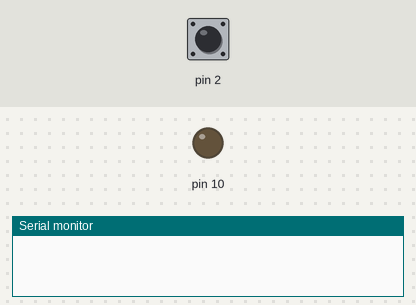
A sketch run on a simulated Arduino Uno, built with avr-gcc and run on an emulated ATmega328P. Parts: output pins drawn as LEDs (lit = HIGH), the last lines printed to the serial monitor. The test bench sets the inputs (shaded band); at power-on: pin 2 HIGH.

Above: at 1.2 s.
1.3 s: pin 2 driven LOW
At 2.3 s:
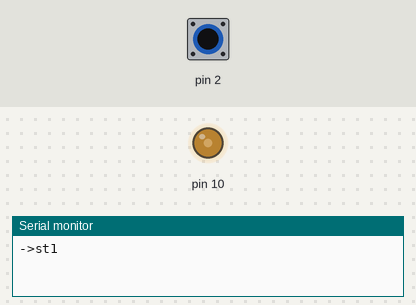
2.8 s: pin 2 pulsed HIGH 2 times (0.12 s each, 0.3 s apart)
At 5.0 s:
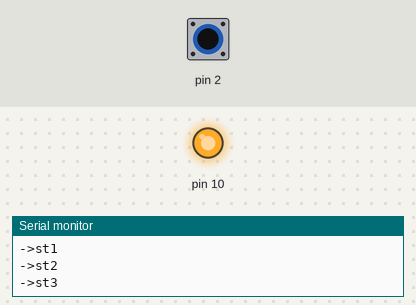
Timing chart, 0 to 12.4 s (numbered marks = the images above; inputs shaded):
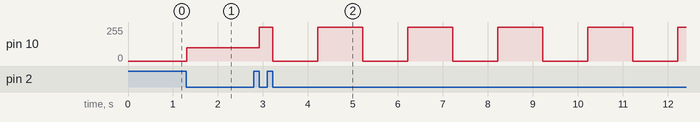

Measured:
- after the input at 1.3 s, pin 10: 0/255 → 100/255 at once
- after the input at 2.8 s, pin 10: 100/255 → 255/255 after 0.12 s, then repeats every 2.0 s: 0/255 1.0 s, 255/255 1.0 s

The sketch:

sketch_feb7e_step6.ino
```cpp
unsigned long t1 = 0;

int bt, pvbt = 0;

int stato = 0;

void setup() {
  Serial.begin(9600);
  pinMode(10, OUTPUT);
}

void loop() {
  switch (stato) {
    case 0:
      loop_0();
    break;
    case 1:
      loop_1();
    break;
    case 2:
      loop_2();
    break;
    case 3:
      loop_3();
    break;
  }
}

void loop_0() {
  analogWrite(10, 0);
  bt = digitalRead(2);
  if (!bt && pvbt) {
    Serial.println("->st1");
    stato = 1;
  }
  pvbt = bt;
}

void loop_1() {
  analogWrite(10, 100);

  bt = digitalRead(2);
  if (!bt && pvbt) {
    Serial.println("->st2");
    stato = 2;
  }
  pvbt = bt;
}

void loop_2() {
  analogWrite(10, 255);
  bt = digitalRead(2);
  if (!bt && pvbt) {
    Serial.println("->st3");
    stato = 3;
  }
  pvbt = bt;
}

void loop_3() {

  if ( (millis() - t1) >= 1000) {
    digitalWrite(10, !digitalRead(10));
    t1 = millis();
  }

  bt = digitalRead(2);
  if (!bt && pvbt) {
    Serial.println("->st0");
    stato = 0;
  }
  pvbt = bt;
}
```
